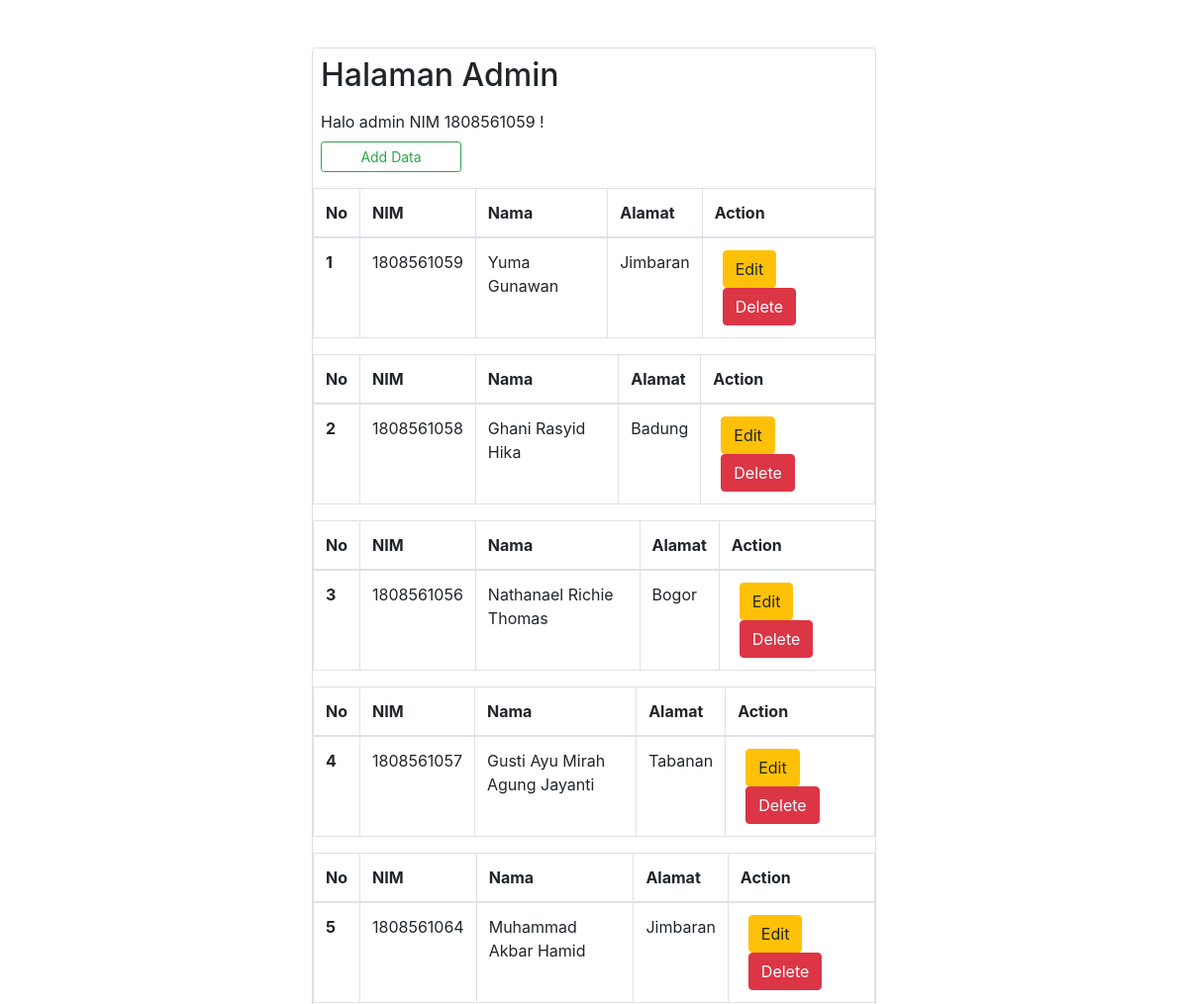
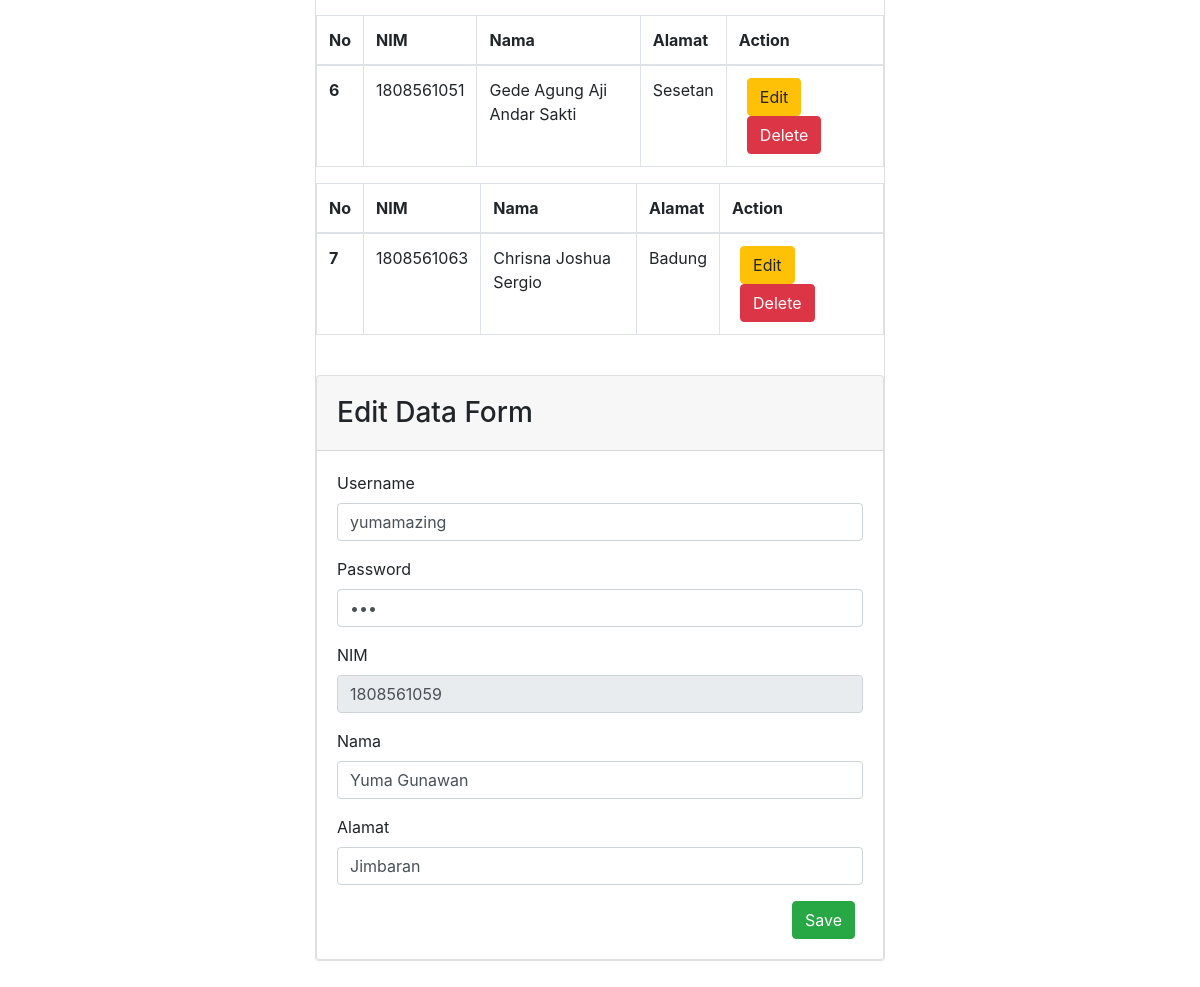
The app's page /admin.php?id=25 (signed in) with its own data (2 pictures, top to bottom).
### tables this page shows
CREATE TABLE `mahasiswa` (
  `id` int(5) NOT NULL,
  `username` varchar(20) NOT NULL,
  `password` varchar(20) NOT NULL,
  `nim` varchar(20) NOT NULL,
  `nama` varchar(50) NOT NULL,
  `alamat` varchar(100) NOT NULL,
  `level` int(2) NOT NULL
);

### readData.php (the view)
<?php
    include "koneksi.php";
    $level = $_SESSION['level'];
    $id = $_SESSION['id'];
    $query = mysqli_query($koneksi, "SELECT * FROM mahasiswa");
    $number = 1;
    while($res = mysqli_fetch_array($query)){
        echo '<div></div>
        <table class="table table-bordered">
        <thead>
            <tr>
            <th scope="col">No</th>
            <th scope="col">NIM</th>
            <th scope="col">Nama</th>
            <th scope="col">Alamat</th>
            <th scope="col">Action</th>
            </tr>
        </thead>
        <tbody>
            <tr>
            <th scope="row">' . $number++ . '</th>
            <td>' . $res['nim'] . '</td>
            <td>' . $res['nama'] . '</td>
            <td>' . $res['alamat'] . '</td>
            ' . ($level == 1 ? '
            <td>
                <a id="edit" name="edit" href="admin.php?id=' . $res['id'] . '" class="btn btn-warning btn-md mx-2">Edit</a>
                <a id="delete" name="delete" href="deleteData.php?id=' . $res['id'] . '" class="btn btn-danger btn-md mx-2">Delete</a>
            </td>' : '') . '
            ' . ($level == 2 && $id == $res['id'] ? '
            <td>
                <a id="edit" name="edit" href="guest.php?id=' . $res['id'] . '" class="btn btn-warning btn-md mx-2">Edit</a>
            </td>' : '') . '
            </tr>
        </tbody>
        </table>';
    }
?>

### editData.php
<?php
    if(!empty($_GET['id'])){
        include "koneksi.php";
        $get_id = $_GET['id'];
        $query = mysqli_query($koneksi, "SELECT * FROM mahasiswa WHERE id = '$get_id'");
        $res = mysqli_fetch_array($query);
        $uname = $res['username'];
        $pass = $res['password'];
        $nama = $res['nama'];
        $nim = $res['nim'];
        $alamat = $res['alamat'];
        echo '
        <div class="card mt-4">
            <div class="card-header">
                <h3 class="mb-0 my-2">Edit Data Form</h3>
            </div>
            <div class="card-body">
                <form class="form" role="form" autocomplete="off" method="POST" action="saveData.php">
                    <div class="form-group">
                        <label for="username">Username</label>
                        <input type="text" class="form-control" name="username" id="username" placeholder="masukkan username" required="" value="' . $uname .'">
                    </div>
                    <div class="form-group">
                        <label for="password">Password</label>
                        <input type="password" class="form-control" name="password" id="password" placeholder="masukkan password" required="" value="' . $pass .'">
                    </div>
                    <div class="form-group">
                        <label for="nim">NIM</label>
                        <input type="text" class="form-control" id="nim" name="nim" placeholder="masukkan nim" required="" readonly value="' . $nim .'">
                    </div>
                    <div class="form-group">
                        <label for="nama">Nama</label>
                        <input type="text" class="form-control" id="nama" name="nama" placeholder="masukkan nama" required="" value="' . $nama .'">
                    </div>
                    <div class="form-group">
                        <label for="alamat">Alamat</label>
                        <input type="text" class="form-control" id="alamat" name="alamat" placeholder="masukkan alamat" required="" value="' . $alamat .'">
                    </div>
                    <div class="form-group">
                        <input name="save" type="submit" class="btn btn-success btn-md float-right mx-2" value="Save">
                    </div>
                </form>
            </div>
        </div>
        ';
    }
?>

### records on screen
mahasiswa: nim "1808561059", nama "Yuma Gunawan", alamat "Jimbaran", username "yumamazing"
mahasiswa: nim "1808561058", nama "Ghani Rasyid Hika", alamat "Badung"
mahasiswa: nim "1808561056", nama "Nathanael Richie Thomas", alamat "Bogor"
mahasiswa: nim "1808561057", nama "Gusti Ayu Mirah Agung Jayanti", alamat "Tabanan"
mahasiswa: nim "1808561064", nama "Muhammad Akbar Hamid", alamat "Jimbaran"
mahasiswa: nim "1808561051", nama "Gede Agung Aji Andar Sakti", alamat "Sesetan"
mahasiswa: nim "1808561063", nama "Chrisna Joshua Sergio", alamat "Badung"

### other values on screen
$nim "1808561059"
